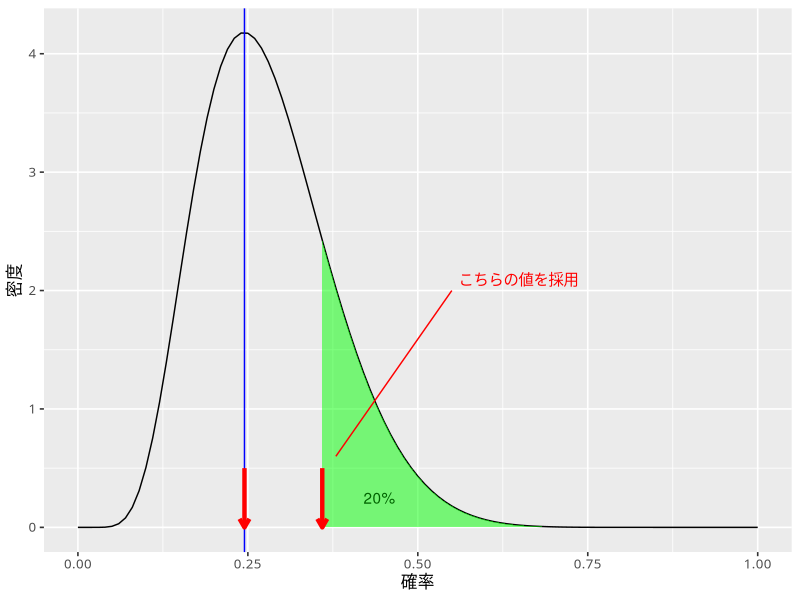

This figure's R source:
## ---- chunk 1
#| label: prediction2
#| fig-width: 5
#| fig-height: 3
#| cache: true

library(ggplot2)
set.seed(2)

R <- 20000
logit_p <- rnorm(R, -1, 0.5)
p <- 1 / (1 + exp(-logit_p))

# Median
median_p <- median(p)

# Mean
mean_p <- mean(p)

# Mode
mode_p <- cut(p, breaks = seq(0, 1, 0.01)) |>
  table() |>
  sort() |>
  tail(1) |>
  c() |>
  names() |>
  stringr::str_extract_all("0\\.[0-9]*") |>
  unlist() |>
  as.numeric() |>
  mean()
upper_p <- quantile(p, probs = 0.8)

# logit function
logit <- function(x) {
  log(x / (1 - x))
}

# logit-normal distribution
func <- function(x, mu = 0, sigma = 1) {
  1 / (x * (1 - x)) * dnorm(logit(x), mu, sigma)
}

e <- 1e-8
ggplot(data.frame(x = c(e, 1 - e)), aes(x = x)) +
  geom_function(fun = func, args = list(mu = -1, sigma = 0.5)) +
  geom_vline(aes(xintercept = mode_p), color = "blue") +
  stat_function(fun = func, args = list(mu = -1, sigma = 0.5),
                geom = "area",
                fill = "green", alpha = 0.5,
                xlim = c(upper_p, 1-e)) +
  labs(x = "確率", y = "密度") +
  annotate("segment", x = mode_p, xend = mode_p, y = 0.5, yend = 0,
           color = "red", linewidth = 1.5,
           arrow = arrow(length = unit(2.5, "mm"))) +
  annotate("segment", x = upper_p, xend = upper_p, y = 0.5, yend = 0,
           color = "red", linewidth = 1.5,
           arrow = arrow(length = unit(2.5, "mm"))) +
  annotate("segment", x = 0.55, xend = upper_p + 0.02,
                      y = 2, yend = 0.6,
           color = "red", linewidth = 0.5) +
  annotate("text", x = 0.56, y = 2.1, hjust = 0,
           label = "こちらの値を採用", color = "red") +
  annotate("text", x = 0.42, y = 0.25, hjust = 0,
           label = "20%", color = "darkgreen") +
  theme_gray(base_family = "Noto Sans JP", base_size = 12)
